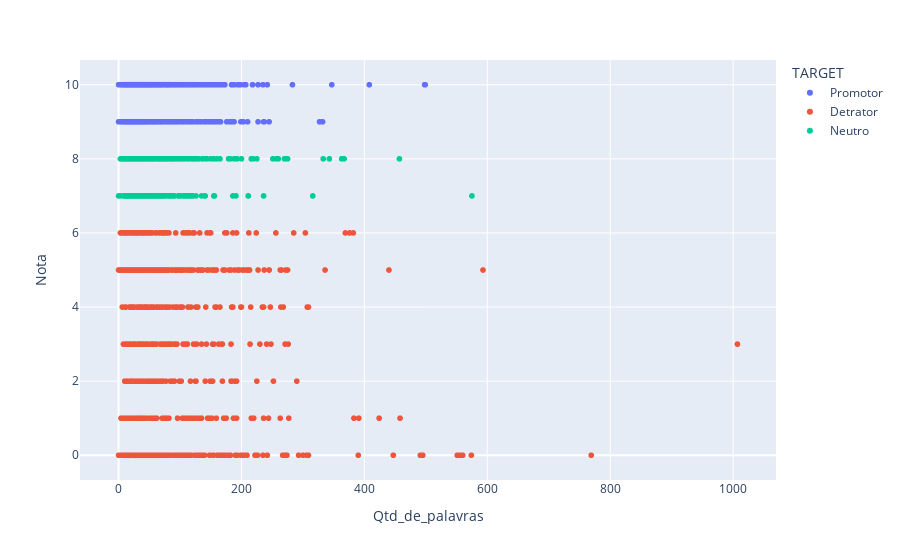

Notebook code cell kept with this figure:
### Code cell
# avaliando a relação entre a quantidade de palavras, nota e o target
px.scatter(df, x='Qtd_de_palavras', y='Nota', color="TARGET",
           color_continuous_scale=["red", "green", "blue"])

### Figure 1 — Plotly figure (JSON) as saved in the notebook; plotly's stock layout.template omitted (floating-point values rounded to 4 significant figures; data arrays with more than 128 entries replaced by an {"elided": "..."} marker saying what was removed)
{"data": [{"hovertemplate": "TARGET=Promotor<br>Qtd_de_palavras=%{x}<br>Nota=%{y}<extra></extra>", "legendgroup": "Promotor", "marker": {"color": "#636efa", "symbol": "circle"}, "mode": "markers", "name": "Promotor", "showlegend": true, "type": "scattergl", "x": {"elided": "1928 int values"}, "xaxis": "x", "y": {"elided": "1928 int values"}, "yaxis": "y"}, {"hovertemplate": "TARGET=Detrator<br>Qtd_de_palavras=%{x}<br>Nota=%{y}<extra></extra>", "legendgroup": "Detrator", "marker": {"color": "#EF553B", "symbol": "circle"}, "mode": "markers", "name": "Detrator", "showlegend": true, "type": "scattergl", "x": {"elided": "834 int values"}, "xaxis": "x", "y": {"elided": "834 int values"}, "yaxis": "y"}, {"hovertemplate": "TARGET=Neutro<br>Qtd_de_palavras=%{x}<br>Nota=%{y}<extra></extra>", "legendgroup": "Neutro", "marker": {"color": "#00cc96", "symbol": "circle"}, "mode": "markers", "name": "Neutro", "showlegend": true, "type": "scattergl", "x": {"elided": "561 int values"}, "xaxis": "x", "y": {"elided": "561 int values"}, "yaxis": "y"}], "layout": {"legend": {"title": {"text": "TARGET"}, "tracegroupgap": 0}, "margin": {"t": 60}, "xaxis": {"anchor": "y", "domain": [0, 1], "title": {"text": "Qtd_de_palavras"}}, "yaxis": {"anchor": "x", "domain": [0, 1], "title": {"text": "Nota"}}}}
